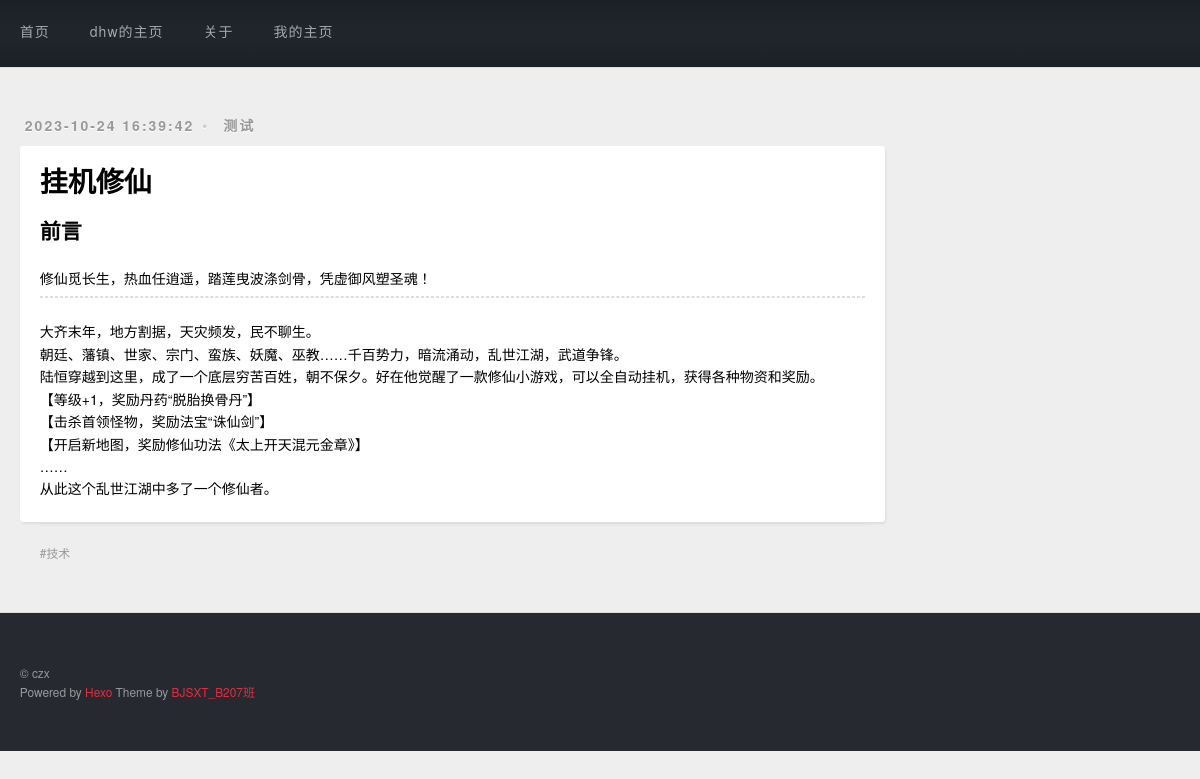
Screenshot of /show_post/12/ with the database file from the repository.
### post/models.py (models this page shows, shortened)
class Post(models.Model):
    user = models.ForeignKey(User, verbose_name='用户名', default=1,on_delete=models.CASCADE)
    title = models.CharField(max_length=100, unique=True, verbose_name='标题')
    desc = models.CharField(max_length=200, verbose_name='简介')
    content = RichTextField(verbose_name='内容')
    created = models.DateTimeField(auto_now_add=True)
    modified = models.DateTimeField(auto_now=True)
    isdelete = models.BooleanField(default=False, verbose_name='是否删除')
    category = models.ForeignKey(Category, verbose_name='所属类别',default=1, on_delete=models.CASCADE)
    tag = models.ManyToManyField(Tag, verbose_name='所属标签')
    class Meta:
        db_table = 't_post'
        verbose_name_plural = '帖子'

class Category(models.Model):
    cname = models.CharField(max_length=30, unique=True, verbose_name='类别名称')
    class Meta:
        db_table = 't_category'
        verbose_name_plural = '类别'

class Tag(models.Model):
    tname = models.CharField(max_length=20, unique=True, verbose_name='标签名称')
    class Meta:
        db_table = 't_tag'
        verbose_name_plural = '标签'

### post/views.py (the view)
# urls.py: path('show_post/<int:post_id>/', views.show_post, name='post_detail'),
def show_post(request, post_id):
    post = get_object_or_404(Post, id=post_id)
    return render(request, 'show_post.html', {'post_obj': post})

### post/plus.py (called while the page is built)
def getRightInfo(request):
    r_cate_post = Post.objects.values('category__cname','category').annotate(c=Count('*')).order_by('-c')
    r_recent_post = Post.objects.order_by('-created')[:3]
    cursor = connection.cursor()
    r_file_post = cursor.execute('select created,count("*") count from t_post GROUP by strftime("%Y-%m",created) order by count desc ')
    return {'r_cate_post':r_cate_post,'r_recent_post':r_recent_post,'r_file_post':r_file_post}

def getHeaderInfo(request):
    user = request.user
    return {'user':user}

### post/templatetags/mymarkdown.py (called while the page is built)
@register.filter
def md(value):
    return markdown(value)

### post/templates/show_post.html (shortened to what this page needs)
{% extends 'show_base.html' %}
{% load mymarkdown %}
{% block main_nav %}
    <nav id="main-nav">
        <a class="main-nav-link" href="{% url "choose" %}">首页</a>
        <a class="main-nav-link" href="{% url "show_user" post_obj.user.id 1 %}">{{post_obj.user.username}}的主页</a>
        <a class="main-nav-link" href="/aboutme" target="_blank">关于</a>
        <a class="main-nav-link" href="/post">我的主页</a>
    </nav>
{% endblock %}
{% block main %}
{% load mymarkdown %}
    <div id="main">
        <article class="article article-type-post">
            <div class="article-meta">
              <a class="article-date">
                <time>{{ post_obj.created|date:'Y-m-d H:i:s' }}</time>
              </a>
              <div class="article-category">
                <a class="article-category-link" href="#" target="_blank">{{ post_obj.category.cname }}</a>
              </div>
            </div>
            <div class="article-inner">
                <header class="article-header">
                    <h1 itemprop="name">
                        <a class="article-title">{{ post_obj.title }}</a>
                    </h1>
                </header>
                <div class="article-entry" itemprop="articleBody">
                    <h2>前言</h2>
                        {{ post_obj.desc }}
                    <hr>
                        {{ post_obj.content|md|safe}}
                </div>
            </div>
            <footer class="article-footer">
                <ul class="article-tag-list">
                    {% for tag in post_obj.tag.all %}
                        <li class="article-tag-list-item">
                            <a class="article-tag-list-link" href="#">{{ tag.tname }}</a>
                        </li>
                    {% endfor %}
                </ul>
            </footer>
        </article>
    </div>
{% endblock %}

### static/css/style_show.css (style rules this page uses)
body { zoom: 1; width: 100%; }
body:before, body:after { content: ""; display: table; }
body:after { clear: both; }
html, body, div, span, applet, object, iframe, h1, h2, h3, h4, h5, h6, p, blockquote, pre, a, abbr, acronym, address, big, cite, code, del, dfn, em, img, ins, kbd, q, s, samp, small, strike, strong, sub, sup, tt, var, dl, dt, dd, ol, ul, li, fieldset, form, label, legend, table, caption, tbody, tfoot, thead, tr, th, td { margin: 0; padding: 0; border: 0; outline: 0; font-weight: inherit; font-style: inherit; font-family: inherit; font-size: 100%; vertical-align: baseline; }
body { line-height: 1; color: #000; background: #fff; }
ol, ul { list-style: none; }
html, body, #container { height: 100%; }
body { background: #eee; font: 14px/1.6em "瀵邦喛钂嬮梿鍛寸拨", "Microsoft Yahei", "Droid Sans", Helvetica Neue, Helvetica, Arial, sans-serif; -webkit-text-size-adjust: 100%; }
@media screen and (min-width: 768px) { #main { display: inline; float: left; width: 73.3333333333333%; margin: 0 0.8333333333333%; } }
.article-date, .article-category-link, .archive-year, .widget-title { text-decoration: none; text-transform: uppercase; letter-spacing: 2px; color: #999; margin-bottom: 1em; margin-left: 5px; line-height: 1em; text-shadow: 0 1px #fff; font-weight: bold; }
.article-inner, .archive-article-inner { background: #fff; -webkit-box-shadow: 1px 2px 3px #ddd; box-shadow: 1px 2px 3px #ddd; -webkit-border-radius: 3px; border-radius: 3px; }
.article-entry h1, .widget h1, .article-entry h2, .widget h2, .article-entry h3, .widget h3, .article-entry h4, .widget h4, .article-entry h5, .widget h5, .article-entry h6, .widget h6 { font-weight: bold; color: #000; font-family: "Droid Serif", Georgia, Serif; }
.article-entry h2, .widget h2, .article-entry h3, .widget h3, .article-entry h4, .widget h4, .article-entry h5, .widget h5, .article-entry h6, .widget h6 { font-weight: 600; margin-bottom: 10px; }
.article-entry h2, .widget h2 { font-size: 1.5em; }
.article-entry hr, .widget hr { border: 1px dashed #ddd; }
#main-nav { float: left; margin-left: -15px; }
.nav-icon, .main-nav-link { float: left; color: #fff; opacity: 0.6; -ms-filter: "progid:DXImageTransform.Microsoft.Alpha(Opacity=60)"; filter: alpha(opacity=60); text-decoration: none; text-shadow: 0 1px rgba(0,0,0,0.2); -webkit-transition: opacity 0.2s; -moz-transition: opacity 0.2s; -o-transition: opacity 0.2s; -ms-transition: opacity 0.2s; transition: opacity 0.2s; display: block; padding: 20px 15px; }
.main-nav-link { font-weight: 300; letter-spacing: 1px; }
.article { margin: 50px 0; }
.article-inner { overflow: hidden; }
.article-meta { zoom: 1; }
.article-meta:before, .article-meta:after { content: ""; display: table; }
.article-meta:after { clear: both; }
.article-date { float: left; }
.article-category { float: left; line-height: 1em; color: #ccc; text-shadow: 0 1px #fff; margin-left: 8px; }
.article-category:before { content: "\2022"; }
.article-category-link { margin: 0 12px 1em; }
.article-header { padding: 20px 20px 0; }
.article-title { text-decoration: none; font-size: 2em; font-weight: bold; color: #000; line-height: 1.1em; -webkit-transition: color 0.2s; -moz-transition: color 0.2s; -o-transition: color 0.2s; -ms-transition: color 0.2s; transition: color 0.2s; }
.article-entry { zoom: 1; color: #000; padding: 0 20px; }
.article-entry:before, .article-entry:after { content: ""; display: table; }
.article-entry:after { clear: both; }
.article-entry p, .article-entry table { line-height: 1.6em; margin: 1.6em 0; }
.article-entry h1, .article-entry h2, .article-entry h3, .article-entry h4, .article-entry h5, .article-entry h6 { font-weight: bold; }
.article-entry h1, .article-entry h2, .article-entry h3, .article-entry h4, .article-entry h5, .article-entry h6 { line-height: 1.1em; margin: 1.1em 0; }
.article-footer { zoom: 1; font-size: 0.85em; line-height: 1.6em; border-top: 2px solid #ddd; padding-top: 1.6em; margin: 0 20px 20px; }
.article-footer:before, .article-footer:after { content: ""; display: table; }
.article-footer:after { clear: both; }
.article-footer a { color: #999; text-decoration: none; }
.article-tag-list-item { float: left; margin-right: 10px; }
.article-tag-list-link:before { content: "#"; }

### rows the page displays
Post: user.username "dhw", created "2023-10-24 16:39:42", category.cname "测试", title "挂机修仙", desc "修仙觅长生，热血任逍遥，踏莲曳波涤剑骨，凭虚御风塑圣魂！", content|md "大齐末年，地方割据，天灾频发，民不聊生。 朝廷、藩镇、世家、宗门、蛮族、妖魔、巫教……千百势力，暗流涌动，乱世江湖，武道争锋。 陆恒穿越到这里，成了一个底层穷苦百姓，朝不保夕。好在他觉醒了一款修仙小游戏，可以全自动挂机，获得各种物资和奖励。 【等级+1，奖励丹药“脱胎换骨丹”】 【击杀首领怪物，奖励法宝“诛仙剑”】 【开启新地图，奖励修仙功法《太上开天混元金章》】 …… 从此这个乱世江湖中多了一个修仙者。"
Tag: tname "技术"
